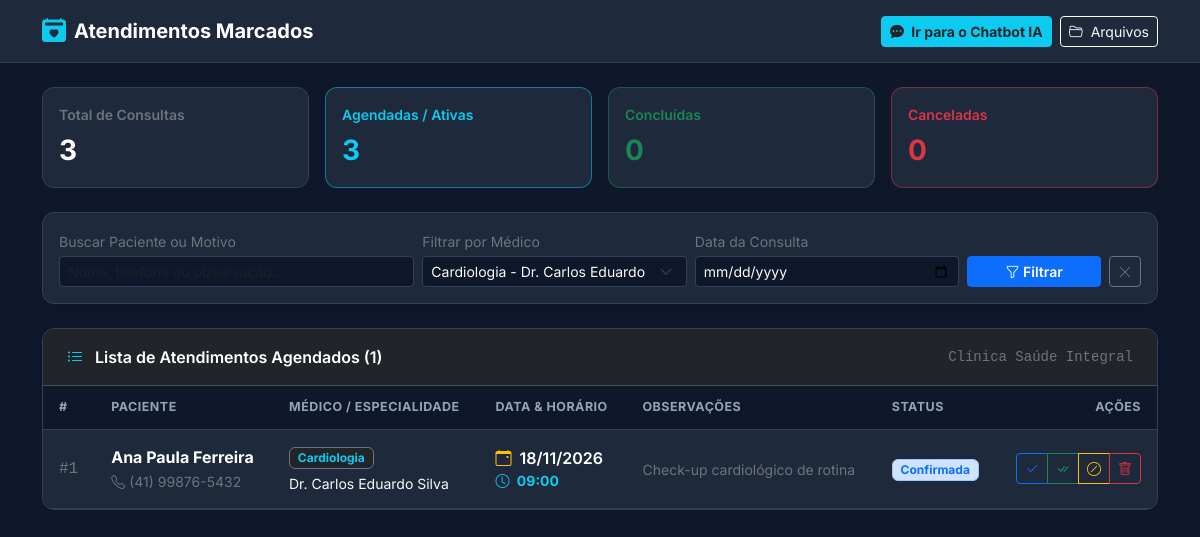
Screenshot of /atendientos.php?medico_id=1 with the database file from the repository.
### tables this page shows
CREATE TABLE IF NOT EXISTS `consultas_medicas` (
  `id` INT AUTO_INCREMENT PRIMARY KEY,
  `paciente_id` INT NOT NULL,
  `medico_id` INT NOT NULL,
  `data_consulta` DATE NOT NULL,
  `hora_consulta` TIME NOT NULL,
  `observacoes` TEXT NULL,
  `status` VARCHAR(30) DEFAULT 'Agendada',
  `criado_em` TIMESTAMP DEFAULT CURRENT_TIMESTAMP,
  CONSTRAINT `fk_consultas_paciente`
    FOREIGN KEY (`paciente_id`) REFERENCES `pacientes`(`id`)
    ON DELETE CASCADE
    ON UPDATE CASCADE,
  CONSTRAINT `fk_consultas_medico`
    FOREIGN KEY (`medico_id`) REFERENCES `medicos`(`id`)
    ON DELETE CASCADE
    ON UPDATE CASCADE
);

CREATE TABLE IF NOT EXISTS `pacientes` (
  `id` INT AUTO_INCREMENT PRIMARY KEY,
  `nome` VARCHAR(120) NOT NULL,
  `telefone` VARCHAR(40) NOT NULL,
  `email` VARCHAR(120) NULL,
  `criado_em` TIMESTAMP DEFAULT CURRENT_TIMESTAMP
);

CREATE TABLE IF NOT EXISTS `medicos` (
  `id` INT AUTO_INCREMENT PRIMARY KEY,
  `nome` VARCHAR(120) NOT NULL,
  `especialidade` VARCHAR(80) NOT NULL,
  `crm` VARCHAR(30) NOT NULL,
  `horario_atendimento` VARCHAR(120) NOT NULL
);

### atendientos.php (the view, shortened to what this page needs)
<?php
$pdo = null;
$dbStatus = false;
if (!$dbStatus) {
    try {
        $pdo = new PDO(
            "mysql:host=SEU_HOST_MYSQL;dbname=SEU_BANCO_MYSQL;charset=utf8mb4",
            "SEU_USUARIO_MYSQL",
            "SUA_SENHA_MYSQL_AQUI",
            [
                PDO::ATTR_ERRMODE => PDO::ERRMODE_EXCEPTION,
                PDO::ATTR_DEFAULT_FETCH_MODE => PDO::FETCH_ASSOC
            ]
        );
    } catch (Exception $e) {
        die("Erro ao conectar ao banco de dados: " . $e->getMessage());
    }
}
$filtroMedico = isset($_GET['medico_id']) ? intval($_GET['medico_id']) : 0;
$filtroData   = isset($_GET['data']) ? trim($_GET['data']) : '';
$filtroBusca  = isset($_GET['busca']) ? trim($_GET['busca']) : '';
$medicos = $pdo->query("SELECT * FROM medicos ORDER BY id ASC")->fetchAll();
$sql = "SELECT c.*, p.nome AS paciente_nome, p.telefone AS paciente_telefone, m.nome AS medico_nome, m.especialidade, m.crm
        FROM consultas_medicas c
        JOIN pacientes p ON c.paciente_id = p.id
        JOIN medicos m ON c.medico_id = m.id
        WHERE 1=1";
$params = [];
if ($filtroMedico > 0) {
    $sql .= " AND c.medico_id = ?";
    $params[] = $filtroMedico;
}
$sql .= " ORDER BY c.data_consulta ASC, c.hora_consulta ASC";
$stmt = $pdo->prepare($sql);
$stmt->execute($params);
$atendimentos = $stmt->fetchAll();
$totalGeral      = (int) $pdo->query("SELECT COUNT(*) FROM consultas_medicas")->fetchColumn();
$totalAgendadas  = (int) $pdo->query("SELECT COUNT(*) FROM consultas_medicas WHERE status IN ('Agendada', 'Confirmada')")->fetchColumn();
$totalConcluidas = (int) $pdo->query("SELECT COUNT(*) FROM consultas_medicas WHERE status = 'Concluída'")->fetchColumn();
$totalCanceladas = (int) $pdo->query("SELECT COUNT(*) FROM consultas_medicas WHERE status = 'Cancelada'")->fetchColumn();
?>
<!DOCTYPE html>
<html lang="pt-br">
<head>
    <link href="https://cdn.jsdelivr.net/npm/bootstrap@5.3.3/dist/css/bootstrap.min.css" rel="stylesheet">
    <link rel="stylesheet" href="https://cdn.jsdelivr.net/npm/bootstrap-icons@1.11.3/font/bootstrap-icons.min.css">
</head>
<body>
    <nav class="navbar navbar-expand-lg navbar-dark navbar-custom shadow-sm mb-4">
        <div class="container">
            <a class="navbar-brand fw-bold d-flex align-items-center gap-2" href="atendimentos.php">
                <i class="bi bi-calendar2-heart-fill text-info fs-4"></i>
                <span>Atendimentos Marcados</span>
            </a>
            <div class="d-flex align-items-center gap-2">
                <a href="index.php" class="btn btn-info btn-sm text-dark fw-bold">
                    <i class="bi bi-chat-dots-fill me-1"></i> Ir para o Chatbot IA
                </a>
                <a href="../../../home.php" class="btn btn-outline-light btn-sm">
                    <i class="bi bi-folder2-open me-1"></i> Arquivos
                </a>
            </div>
        </div>
    </nav>
    <div class="container pb-5">
        <div class="row g-3 mb-4">
            <div class="col-6 col-md-3">
                <div class="card card-stat p-3">
                    <div class="text-secondary small fw-semibold">Total de Consultas</div>
                    <div class="fs-3 fw-bold text-white mt-1"><?php echo $totalGeral; ?></div>
                </div>
            </div>
            <div class="col-6 col-md-3">
                <div class="card card-stat p-3 border-info border-opacity-50">
                    <div class="text-info small fw-semibold">Agendadas / Ativas</div>
                    <div class="fs-3 fw-bold text-info mt-1"><?php echo $totalAgendadas; ?></div>
                </div>
            </div>
            <div class="col-6 col-md-3">
                <div class="card card-stat p-3 border-success border-opacity-50">
                    <div class="text-success small fw-semibold">Concluídas</div>
                    <div class="fs-3 fw-bold text-success mt-1"><?php echo $totalConcluidas; ?></div>
                </div>
            </div>
            <div class="col-6 col-md-3">
                <div class="card card-stat p-3 border-danger border-opacity-50">
                    <div class="text-danger small fw-semibold">Canceladas</div>
                    <div class="fs-3 fw-bold text-danger mt-1"><?php echo $totalCanceladas; ?></div>
                </div>
            </div>
        </div>
        <div class="card card-panel p-3 mb-4 shadow-sm">
            <form method="GET" class="row g-2 align-items-end">
                <div class="col-md-4">
                    <label class="form-label small text-secondary mb-1">Buscar Paciente ou Motivo</label>
                    <input type="text" name="busca" class="form-control form-control-sm form-control-dark" placeholder="Nome, telefone ou observação..." value="<?php echo htmlspecialchars($filtroBusca); ?>">
                </div>
                <div class="col-md-3">
                    <label class="form-label small text-secondary mb-1">Filtrar por Médico</label>
                    <select name="medico_id" class="form-select form-select-sm form-select-dark">
                        <?php foreach ($medicos as $m): ?>
                            <option value="<?php echo $m['id']; ?>" <?php echo ($filtroMedico === intval($m['id'])) ? 'selected' : ''; ?>>
                                <?php echo htmlspecialchars($m['especialidade'] . ' - ' . $m['nome']); ?>
                            </option>
                        <?php endforeach; ?>
                    </select>
                </div>
                <div class="col-md-3">
                    <label class="form-label small text-secondary mb-1">Data da Consulta</label>
                    <input type="date" name="data" class="form-control form-control-sm form-control-dark" value="<?php echo htmlspecialchars($filtroData); ?>">
                </div>
                <div class="col-md-2 d-flex gap-2">
                    <button type="submit" class="btn btn-primary btn-sm flex-fill fw-semibold">
                        <i class="bi bi-funnel"></i> Filtrar
                    </button>
                    <a href="atendimentos.php" class="btn btn-outline-secondary btn-sm" title="Limpar Filtros">
                        <i class="bi bi-x-lg"></i>
                    </a>
                </div>
            </form>
        </div>
        <div class="card card-panel shadow-sm overflow-hidden">
            <div class="card-header bg-dark border-bottom border-secondary border-opacity-50 d-flex justify-content-between align-items-center py-3 px-4">
                <span class="fw-semibold text-white">
                    <i class="bi bi-list-ul text-info me-2"></i> Lista de Atendimentos Agendados (<?php echo count($atendimentos); ?>)
                </span>
                <small class="text-secondary font-monospace">Clínica Saúde Integral</small>
            </div>
            <div class="table-responsive">
                <table class="table table-dark-custom table-hover">
                    <thead>
                        <tr>
                            <th>#</th>
                            <th>Paciente</th>
                            <th>Médico / Especialidade</th>
                            <th>Data & Horário</th>
                            <th>Observações</th>
                            <th>Status</th>
                            <th class="text-end">Ações</th>
                        </tr>
                    </thead>
                    <tbody>
                        <?php if (empty($atendimentos)): ?>
                            <tr>
                                <td colspan="7" class="text-center text-secondary py-5">
                                    <i class="bi bi-calendar-x fs-1 d-block mb-2 opacity-50"></i>
                                    Nenhum atendimento encontrado com os critérios selecionados.
                                </td>
                            </tr>
                        <?php else: ?>
                            <?php foreach ($atendimentos as $at):
                                $badgeClass = 'bg-info-subtle text-info border-info-subtle';
                                if ($at['status'] === 'Confirmada') $badgeClass = 'bg-primary-subtle text-primary border-primary-subtle';
                            ?>
                            <tr>
                                <td class="text-secondary font-monospace">#<?php echo $at['id']; ?></td>
                                <td>
                                    <div class="fw-bold text-white"><?php echo htmlspecialchars($at['paciente_nome']); ?></div>
                                    <small class="text-secondary"><i class="bi bi-telephone me-1"></i><?php echo htmlspecialchars($at['paciente_telefone']); ?></small>
                                </td>
                                <td>
                                    <span class="badge bg-dark border border-secondary text-info mb-1"><?php echo htmlspecialchars($at['especialidade']); ?></span>
                                    <div class="small text-light"><?php echo htmlspecialchars($at['medico_nome']); ?></div>
                                </td>
                                <td>
                                    <div class="fw-semibold text-white">
                                        <i class="bi bi-calendar-event text-warning me-1"></i>
                                        <?php echo date('d/m/Y', strtotime($at['data_consulta'])); ?>
                                    </div>
                                    <div class="small text-info fw-bold">
                                        <i class="bi bi-clock me-1"></i> <?php echo substr($at['hora_consulta'], 0, 5); ?>
                                    </div>
                                </td>
                                <td>
                                    <small class="text-secondary">
                                        <?php echo !empty($at['observacoes']) ? htmlspecialchars($at['observacoes']) : '<em>Sem observações</em>'; ?>
                                    </small>
                                </td>
                                <td>
                                    <span class="badge border <?php echo $badgeClass; ?>"><?php echo htmlspecialchars($at['status']); ?></span>
                                </td>
                                <td class="text-end">
                                    <div class="btn-group btn-group-sm">
                                        <a href="atendimentos.php?acao=confirmar&id=<?php echo $at['id']; ?>" class="btn btn-outline-primary" title="Confirmar Presença">
                                            <i class="bi bi-check2"></i>
                                        </a>
                                        <a href="atendimentos.php?acao=concluir&id=<?php echo $at['id']; ?>" class="btn btn-outline-success" title="Marcar como Concluída">
                                            <i class="bi bi-check-all"></i>
                                        </a>
                                        <a href="atendimentos.php?acao=cancelar&id=<?php echo $at['id']; ?>" class="btn btn-outline-warning" title="Cancelar Consulta">
                                            <i class="bi bi-slash-circle"></i>
                                        </a>
                                        <a href="atendimentos.php?acao=excluir&id=<?php echo $at['id']; ?>" class="btn btn-outline-danger" title="Excluir Registro" onclick="return confirm('Deseja excluir permanentemente este registro?')">
                                            <i class="bi bi-trash"></i>
                                        </a>
                                    </div>
                                </td>
                            </tr>
                            <?php endforeach; ?>
                        <?php endif; ?>
                    </tbody>
                </table>
            </div>
        </div>
    </div>
</body>
</html>

### atendientos.php (style rules this page uses)
body { background-color: #0f172a; color: #f8fafc; font-family: 'Inter', sans-serif; min-height: 100vh; }
.navbar-custom { background-color: #1e293b; border-bottom: 1px solid #334155; }
.card-stat { background-color: #1e293b; border: 1px solid #334155; border-radius: 12px; transition: transform 0.15s; }
.card-panel { background-color: #1e293b; border: 1px solid #334155; border-radius: 12px; }
.form-control-dark, .form-select-dark { background-color: #0f172a; border: 1px solid #334155; color: #f8fafc; }
.table-dark-custom { --bs-table-bg: #1e293b; --bs-table-hover-bg: #263349; --bs-table-color: #f8fafc; border-color: #334155; margin-bottom: 0; }
.table-dark-custom th { background-color: #0f172a; color: #94a3b8; font-size: 0.78rem; text-transform: uppercase; letter-spacing: 0.5px; border-bottom: 1px solid #334155; padding: 12px 16px; }
.table-dark-custom td { padding: 14px 16px; vertical-align: middle; border-bottom: 1px solid #334155; }

### rows the page displays
consultas_medicas: id "1", paciente.nome "Ana Paula Ferreira", paciente.telefone "(41) 99876-5432", medico.especialidade "Cardiologia", medico.nome "Dr. Carlos Eduardo Silva", data_consulta "18/11/2026", hora_consulta "09:00", observacoes "Check-up cardiológico de rotina", status "Confirmada"

### other values shown
$totalGeral "3"
$totalAgendadas "3"
$totalConcluidas "0"
$totalCanceladas "0"
count($atendimentos) "1"
form field medico_id "Cardiologia - Dr. Carlos Eduardo Silva"
